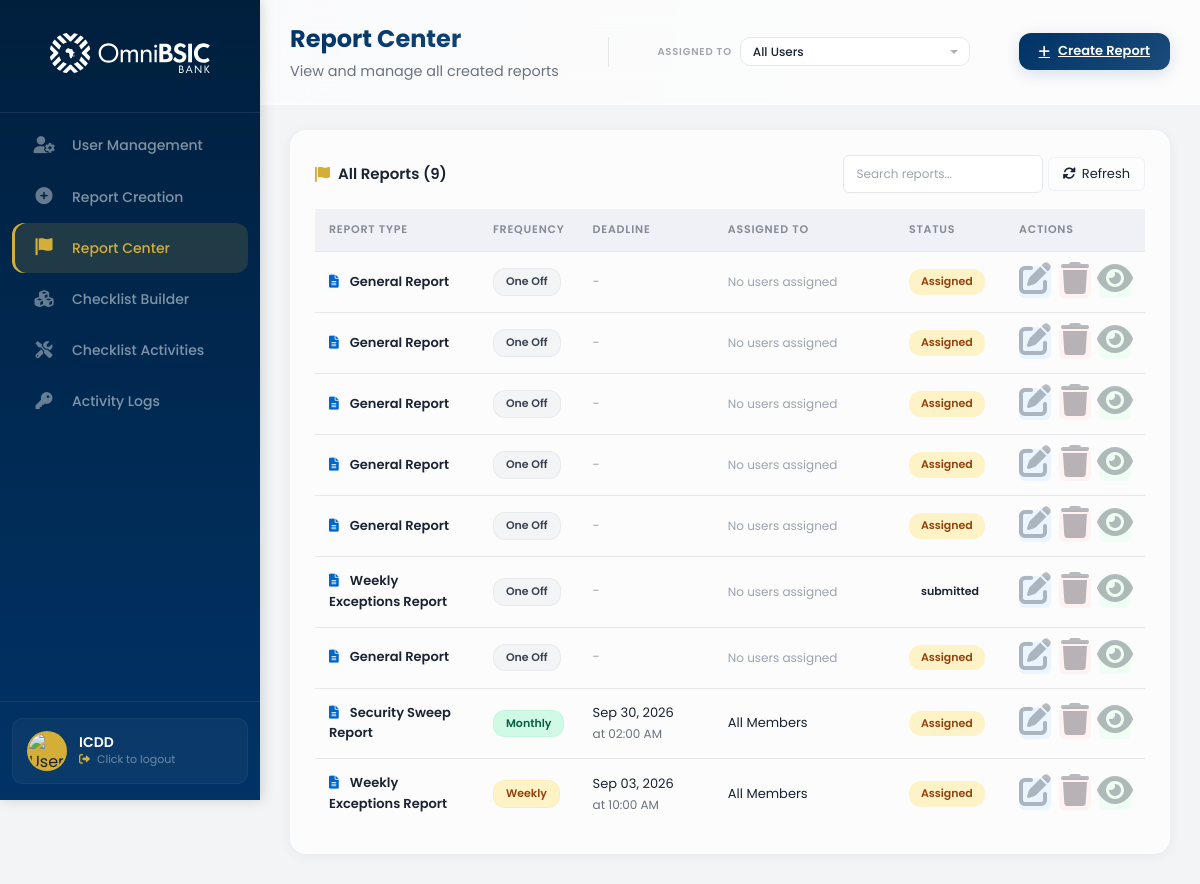
Screenshot of /adminboard/report-center/ (signed in) with the database file from the repository.
### control_dashboard/models.py (models this page shows, shortened)
class UserProfile(models.Model):
    ROLE_CHOICES = [
        ('admin', 'Admin'),
        ('supervisor', 'Supervisor'),
        ('member', 'Member'),
    ]
    POSITION_CHOICES = [
        ('hc', 'Headoffice Control'),
        ('cc', 'Cluster Control'),
    ]
    STATUS_CHOICES = [
        ('active', 'Active'),
        ('inactive', 'Inactive'),
    ]
    user = models.OneToOneField(
        User,
        on_delete=models.CASCADE,
        related_name='profile',
        null=True,
        blank=True
    )
    email = models.EmailField(unique=True)
    full_name = models.CharField(max_length=200)
    username = models.CharField(max_length=150, unique=True, blank=True, null=True)
    position = models.CharField(max_length=50, choices=POSITION_CHOICES, default='member')
    role = models.CharField(max_length=50, choices=ROLE_CHOICES, default='member')
    status = models.CharField(max_length=50, choices=STATUS_CHOICES, default='active')
    departments = models.ManyToManyField(
        'Department',
        blank=True,
        related_name='user_profiles'
    )
    branches = models.ManyToManyField(
        'Branch',
        blank=True,
        related_name='user_profiles'
    )
    created_at = models.DateTimeField(auto_now_add=True)
    updated_at = models.DateTimeField(auto_now=True)
    class Meta:
        db_table = 'user_profiles'
        ordering = ['full_name']

class Report(models.Model):
    FREQUENCY_CHOICES = [
        ('one-off', 'One Off'),
        ('daily', 'Daily'),
        ('weekly', 'Weekly'),
        ('monthly', 'Monthly'),
        ('quarterly', 'Quarterly'),
        ('yearly', 'Yearly'),
    ]
    STATUS_CHOICES = [
        ('assigned', 'Assigned'),
        ('in_progress', 'In Progress'),
        ('completed', 'Completed'),
    ]
    report_type = models.CharField(max_length=200)
    frequency = models.CharField(max_length=50, choices=FREQUENCY_CHOICES, default='one-off')
    description = models.TextField(blank=True)
    deadline_date = models.DateField(null=True, blank=True)
    deadline_time = models.TimeField(null=True, blank=True)
    assigned_to = models.ManyToManyField('UserProfile', blank=True, related_name='assigned_reports')
    is_assigned_to_all = models.BooleanField(default=False)
    status = models.CharField(max_length=50, choices=STATUS_CHOICES, default='assigned')
    created_by = models.ForeignKey('UserProfile', on_delete=models.CASCADE, related_name='created_reports')
    created_at = models.DateTimeField(auto_now_add=True)
    updated_at = models.DateTimeField(auto_now=True)
    def get_frequency_display(self):
        return dict(self.FREQUENCY_CHOICES).get(self.frequency, self.frequency)
    def get_status_display(self):
        return dict(self.STATUS_CHOICES).get(self.status, self.status)
    class Meta:
        db_table = 'reports'
        ordering = ['-created_at']

### control_dashboard/views.py (the view)
# urls.py: path('report-center/', views.report_center, name='report_center'),
@login_required
def report_center(request):
    try:
        user_profile = UserProfile.objects.get(email=request.user.email)
        if user_profile.role != 'admin':
            messages.error(request, 'You do not have permission to access this page.')
            return redirect_dashboard(request.user)
    except UserProfile.DoesNotExist:
        return redirect_dashboard(request.user)
    reports = Report.objects.all().order_by('-created_at')
    user_filter = request.GET.get('user', '')
    if user_filter and user_filter != 'all':
        reports = reports.filter(assigned_to__id=user_filter)
    users = UserProfile.objects.filter(role='member', status='active').order_by('full_name')
    context = {
        'user_profile': user_profile,
        'reports': reports,
        'users': users,
        'user_filter': user_filter,
    }
    return render(request, 'control_dashboard/reportcenter.html', context)

### control_dashboard/templates/control_dashboard/reportcenter.html (shortened to what this page needs)
{% extends 'control_dashboard/base.html' %}
{% load static %}
{% block extra_css %}
<link rel="stylesheet" href="{% static 'stylesheets/reportcenter.css' %}" type="text/css">
{% endblock %}
{% block dashboard_url %}{% url 'control_dashboard:admin_page' %}{% endblock %}
{% block nav_links %}
<li><a href="{% url 'control_dashboard:admin_page' %}">
    <span class="nav-icon"><i class="fas fa-user-cog"></i></span>
    <span class="nav-text">User Management</span>
</a></li>
<li><a href="{% url 'control_dashboard:report_creation' %}">
    <span class="nav-icon"><i class="fas fa-plus-circle"></i></span>
    <span class="nav-text">Report Creation</span>
</a></li>
<li class="active"><a href="{% url 'control_dashboard:report_center' %}">
    <span class="nav-icon"><i class="fas fa-flag"></i></span>
    <span class="nav-text">Report Center</span>
</a></li>
<li><a href="{% url 'control_dashboard:checklist_builder' %}">
    <span class="nav-icon"><i class="fas fa-cubes"></i></span>
    <span class="nav-text">Checklist Builder</span>
</a></li>
<li><a href="{% url 'control_dashboard:checklist_list' %}">
    <span class="nav-icon"><i class="fas fa-tools"></i></span>
    <span class="nav-text">Checklist Activities</span>
</a></li>
<li><a href="{% url 'control_dashboard:activity_logs' %}">
    <span class="nav-icon"><i class="fas fa-key"></i></span>
    <span class="nav-text">Activity Logs</span>
</a></li>
{% endblock %}
{% block page_title %}Report Center{% endblock %}
{% block page_subtitle %}
<span class="page-subtitle">View and manage all created reports</span>
{% endblock %}
{% block top_header_center %}
<div class="header-filter-group">
    <label for="user-filter">Assigned To</label>
    <select id="user-filter" name="user-filter" class="header-select" onchange="applyFilters()">
        <option value="all">All Users</option>
    </select>
</div>
{% endblock %}
{% block top_header_right %}
<a href="{% url 'control_dashboard:report_creation' %}" class="btn-create-header">
    <i class="fas fa-plus"></i> Create Report
</a>
{% endblock %}
{% block content %}
<div class="report-list-container">
    <div class="table-container">
        <div class="table-header">
            <h4><i class="fas fa-flag"></i> All Reports ({{ reports|length }})</h4>
            <div class="table-actions">
                <input type="text" id="searchReport" class="table-input" placeholder="Search reports..." style="width: 200px;" onkeyup="filterReports()">
                <button class="btn-refresh" onclick="location.reload()">
                    <i class="fas fa-sync-alt"></i> Refresh
                </button>
            </div>
        </div>
        {% if reports %}
        <table class="users-table report-table">
            <thead>
                <tr>
                    <th style="width: 22%;">Report Type</th>
                    <th style="width: 12%;">Frequency</th>
                    <th style="width: 18%;">Deadline</th>
                    <th style="width: 25%;">Assigned To</th>
                    <th style="width: 12%;">Status</th>
                    <th style="width: 11%;" class="text-center">Actions</th>
                </tr>
            </thead>
            <tbody>
                {% for report in reports %}
                <tr id="row_{{ report.id }}" class="report-row" data-id="{{ report.id }}">
                    <td class="font-bold">
                        <i class="fas fa-file-alt" style="color: #0066cc; margin-right: 8px;"></i>
                        {{ report.report_type }}
                    </td>
                    <td>
                        <span class="frequency-tag {{ report.frequency }}">
                            {{ report.get_frequency_display }}
                        </span>
                    </td>
                    <td>
                        {% if report.deadline_date %}
                            {{ report.deadline_date|date:"M d, Y" }}
                            {% if report.deadline_time %}
                                <span style="display: block; font-size: 12px; color: #6b7280;">
                                    at {{ report.deadline_time|time:"h:i A" }}
                                </span>
                            {% endif %}
                        {% else %}
                            <span style="color: #9ca3af;">-</span>
                        {% endif %}
                    </td>
                    <td>
                        {% if report.is_assigned_to_all %}
                            <span class="assignment-tag all">All Members</span>
                        {% else %}
                            <div class="assigned-users-list">
                                {% for assigned_user in report.assigned_to.all %}
                                <span class="user-tag">{{ assigned_user.full_name|default:assigned_user.email }}</span>
                                {% empty %}
                                <span style="color: #9ca3af; font-size: 12px;">No users assigned</span>
                                {% endfor %}
                            </div>
                        {% endif %}
                    </td>
                    <td>
                        <span class="status-tag {{ report.status }}">
                            {{ report.get_status_display }}
                        </span>
                    </td>
                    <td class="text-center">
                        <div class="action-buttons">
                            <button class="btn-action edit" onclick="editReport('{{ report.id }}')" title="Edit Report">
                                <i class="fas fa-edit"></i>
                            </button>
                            <button class="btn-action delete" onclick="deleteReport('{{ report.id }}')" title="Delete Report">
                                <i class="fas fa-trash"></i>
                            </button>
                            <button class="btn-action view" onclick="viewReport('{{ report.id }}')" title="View Details">
                                <i class="fas fa-eye"></i>
                            </button>
                        </div>
                    </td>
                </tr>
                {% endfor %}
            </tbody>
        </table>
        {% else %}
        <div class="empty-state">
            <i class="fas fa-file-alt"></i>
            <h3>No Reports Created</h3>
            <p>Create your first report using the <a href="{% url 'control_dashboard:report_creation' %}">Report Creation</a> page</p>
        </div>
        {% endif %}
    </div>
</div>
{% endblock %}

### control_dashboard/templates/control_dashboard/base.html (shortened to what this page needs)
{% load static %}
<!DOCTYPE html>
<html>
    <head>
        <link rel="stylesheet" href="{% static 'stylesheets/base.css' %}" type="text/css">
        <link rel="stylesheet" href="https://cdnjs.cloudflare.com/ajax/libs/font-awesome/6.0.0-beta3/css/all.min.css">
        {% block extra_css %}{% endblock %}
    </head>
    <body>
        <div class="page-wrapper">
            <div class="nav-bar">
                <div class="logo">
                    <a href="{% block dashboard_url %}{% url 'control_dashboard:member_dashboard' %}{% endblock %}">
                        <img src="{% static 'images/OmniBSIC_Bank_Logo.svg' %}" alt="Bank Logo">
                    </a>
                </div>
                <ul class="nav-links">
                    {% block nav_links %}{% endblock %}
                </ul>
                <div class="nav-footer">
                    <div class="nav-profile-card" onclick="logoutUser()" style="cursor: pointer;" title="Click to logout">
                        <div class="nav-profile-img-wrapper">
                            <img src="{% static 'images/user-avatar.jpg' %}" alt="User Profile Image">
                        </div>
                        <div class="nav-profile-info">
                            <h4 class="nav-user-name">{{ user_profile.full_name|default:"User" }}</h4>
                            <p class="nav-user-role">
                                <i class="fas fa-sign-out-alt" style="font-size: 11px; margin-right: 4px;"></i>
                                Click to logout
                            </p>
                        </div>
                    </div>
                </div>
            </div>
            <div class="main-content-wrapper">
                <div class="top-header">
                    <div class="top-header-left">
                        <span class="page-title">{% block page_title %}Dashboard{% endblock %}</span>
                        {% block page_subtitle %}{% endblock %}
                    </div>
                    {% block top_header_center %}{% endblock %}
                    <div class="top-header-right">
                        {% block top_header_right %}{% endblock %}
                    </div>
                </div>
                <div class="main-content">
                    {% block content %}{% endblock %}
                </div>
            </div>
        </div>
    </body>
</html>

### control_dashboard/static/stylesheets/reportcenter.css (style rules this page uses)
.text-center { text-align: center; }
.font-bold { font-weight: 600; }
.status-tag { display: inline-block; padding: 4px 12px; border-radius: 12px; font-size: 11px; font-weight: 600; }
.status-tag.assigned { background: #fef3c7; color: #92400e; }
.frequency-tag { display: inline-block; padding: 4px 12px; border-radius: 12px; font-size: 11px; font-weight: 600; }
.frequency-tag.one-off { background: #f3f4f6; color: #374151; }
.frequency-tag.weekly { background: #fef3c7; color: #92400e; }
.frequency-tag.monthly { background: #d1fae5; color: #065f46; }
.assigned-users-list { display: flex; flex-wrap: wrap; gap: 4px; padding: 0; margin: 0; }
.table-container { background: var(--glass-bg, rgba(255, 255, 255, 0.6)); backdrop-filter: blur(12px); -webkit-backdrop-filter: blur(12px); border-radius: 16px; border: 1px solid var(--glass-border, rgba(255, 255, 255, 0.3)); padding: var(--space-lg, 24px); overflow-x: auto; box-shadow: 0 2px 12px var(--glass-shadow, rgba(0, 0, 0, 0.08)); margin-bottom: var(--space-lg, 24px); }
.table-container:last-child { margin-bottom: 0; }
.table-container h4 { font-size: 15px; font-weight: 600; color: #1a2332; margin-bottom: var(--space-md, 16px); }
.table-header { display: flex; justify-content: space-between; align-items: center; margin-bottom: var(--space-md, 16px); flex-wrap: wrap; gap: 10px; }
.table-header h4 { margin: 0; }
.users-table { width: 100%; border-collapse: collapse; background: transparent; }
.users-table thead th { background: rgba(0, 51, 153, 0.03); color: rgba(26, 35, 50, 0.5); font-size: 11px; font-weight: 600; text-transform: uppercase; letter-spacing: 0.8px; text-align: left; padding: 12px 14px; border-bottom: 1px solid #e5e7eb; }
.users-table tbody td { padding: 14px; color: #1a2332; font-size: 13px; border-bottom: 1px solid #e5e7eb; vertical-align: middle; }
.users-table tbody tr:last-child td { border-bottom: none; }
.table-input { width: 100%; padding: 8px 12px; border: 1px solid #e5e7eb; border-radius: 6px; font-size: 13px; background: white; transition: all 0.3s ease; font-family: 'Poppins', sans-serif; }
.table-input::placeholder { color: #9ca3af; font-size: 12px; }
.header-filter-group { display: flex; align-items: center; gap: 8px; }
.header-filter-group label { font-size: 10px; font-weight: 600; color: rgba(26, 35, 50, 0.4); text-transform: uppercase; letter-spacing: 0.8px; }
.header-select { background: rgba(255, 255, 255, 0.8); color: #1a2332; font-size: 12px; font-weight: 500; padding: 6px 32px 6px 12px; border-radius: 10px; border: 1px solid #e5e7eb; outline: none; cursor: pointer; appearance: none; background-repeat: no-repeat; background-position: right 10px center; min-width: 140px; transition: all 0.3s ease; }
.header-select option { background: #ffffff; color: #1a2332; }
.text-center i { font-size: 32px; display: block; margin-bottom: 8px; opacity: 0.3; color: #1a2332; }
.text-center { padding: 30px; color: #9ca3af; }

### rows the page displays
UserProfile: full_name "ICDD"
Report: report_type "General Report", frequency "One Off", is_assigned_to_all "No users assigned", status "Assigned"
Report: report_type "General Report", frequency "One Off", is_assigned_to_all "No users assigned", status "Assigned"
Report: report_type "General Report", frequency "One Off", is_assigned_to_all "No users assigned", status "Assigned"
Report: report_type "General Report", frequency "One Off", is_assigned_to_all "No users assigned", status "Assigned"
Report: report_type "General Report", frequency "One Off", is_assigned_to_all "No users assigned", status "Assigned"
Report: report_type "Weekly Exceptions Report", frequency "One Off", is_assigned_to_all "No users assigned", status "submitted"
Report: report_type "General Report", frequency "One Off", is_assigned_to_all "No users assigned", status "Assigned"
Report: report_type "Security Sweep Report", frequency "Monthly", deadline_date "Sep 30, 2026", deadline_time "02:00 AM", is_assigned_to_all "All Members", status "Assigned"
Report: report_type "Weekly Exceptions Report", frequency "Weekly", deadline_date "Sep 03, 2026", deadline_time "10:00 AM", is_assigned_to_all "All Members", status "Assigned"

### other values shown
{{ reports|length }} "9"
